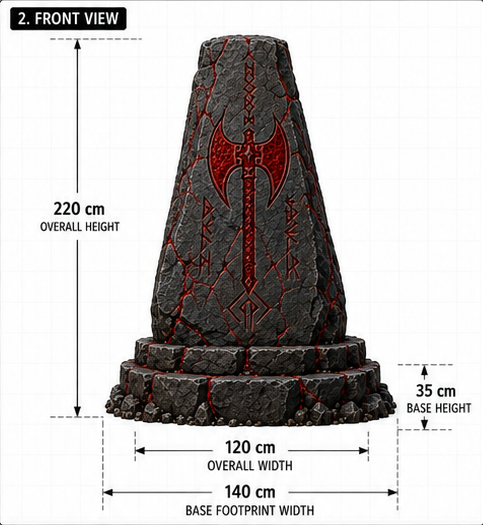
#> input picture docs/assets/blueprints/SM_GIA_BloodAxeCairnstone_A005/panels/STEP_03/SM_GIA_BloodAxeCairnstone_A005_STEP_03_FRONT.png, 483 x 525 px
$ python audit_bloodaxe_cairnstone_a005_a06_exterior_edges.py
#> lines starting #> are read from the running program, lines starting #| are printed output that depends on the picture
#!/usr/bin/env python3
"""Record the A005/A06 exterior-edge-only base measurement authority.

The audit distinguishes visible component exterior edges from the older
CL-002/CL-003 alignment/contact witnesses.  It creates exact marks only: no
filled contour, fitted curve, smoothing envelope, or geometry.
"""

from __future__ import annotations

import hashlib
import json
from fractions import Fraction
from pathlib import Path

from PIL import Image, ImageDraw, ImageFont


ROOT = Path(__file__).resolve().parents[2]
ASSET = ROOT / "docs/assets/blueprints/SM_GIA_BloodAxeCairnstone_A005"
PANELS = ASSET / "panels/STEP_03"
OUTPUT_JSON = ASSET / "manifests/VISUAL_CORRECTION_A06_EXTERIOR_EDGE_AUDIT.json"
OUTPUT_MD = ASSET / "steps/VISUAL_CORRECTION_A06_MEASUREMENT_GATE.md"
BOARD = (
    ROOT
    / "Saved/Automation/DCC/SM_GIA_BloodAxeCairnstone_A005/Production/"
    "VisualCorrection_A06_Measurement/"
    "SM_GIA_BloodAxeCairnstone_A005_A06_EXTERIOR_EDGE_MEASUREMENT_ONLY_REVIEW.png"
)

PANEL_RECORDS = {
    "front": {
        "path": PANELS / "SM_GIA_BloodAxeCairnstone_A005_STEP_03_FRONT.png",
        "sha256": "262071198bc0d409e9b68af5ac4f3c6a4768a90b1fd199342035a8a82342c2c5",
    },
    "left": {
        "path": PANELS / "SM_GIA_BloodAxeCairnstone_A005_STEP_03_LEFT.png",
        "sha256": "52212ba783d026a008929e3946cac934281de7d2daec2ada316205059258cba4",
    },
    "top": {
        "path": PANELS / "SM_GIA_BloodAxeCairnstone_A005_STEP_03_TOP.png",
        "sha256": "1bc9750b903a3d9e5689bee3c2c1c7094ccd554c361ff622aa9065d2c5287fdf",
    },
}

# Exact visible outside limits selected from the source-owned top panel.
# These are not CL-002/CL-003 alignment/contact samples.  Horizontal and
# vertical extrema are kept as separate observations; no contour is closed.
TOP_EXTENTS = {
    "C002": {
        "x": {"negative": [48, 160], "positive": [232, 160]},
        "y": {"positive": [140, 52], "negative": [140, 245]},
        "classification": "visible component exterior edge over lower course",
    },
    "C003": {
        "x": {"negative": [35, 160], "positive": [239, 160]},
        "y": {"positive": [140, 38], "negative": [140, 257]},
        "classification": "visible component exterior edge over peripheral apron",
    },
    "C004": {
        "x": {"negative": [31, 160], "positive": [239, 160]},
        "y": {"positive": [140, 31], "negative": [140, 260]},
        "classification": "visible outer silhouette against source paper",
    },
}

# Multiple owner-view exterior silhouettes are retained as cross-checks.  The
#ir projected row widths change with Z and therefore do not replace the
# top-owned maximum plan extents.
OWNER_VIEW_CROSSCHECKS = {
    "front": {
        "C002": [
            {"row": 345, "left": 135, "right_exclusive": 366},
            {"row": 355, "left": 134, "right_exclusive": 366},
            {"row": 360, "left": 127, "right_exclusive": 372},
        ],
        "C003": [
            {"row": 375, "left": 120, "right_exclusive": 381},
            {"row": 385, "left": 115, "right_exclusive": 388},
            {"row": 390, "left": 111, "right_exclusive": 388},
        ],
    },
    "left": {
        "C002": [
            {"row": 240, "left": 154, "right_exclusive": 306},
            {"row": 250, "left": 153, "right_exclusive": 308},
            {"row": 255, "left": 152, "right_exclusive": 308},
        ],
        "C003": [
            {"row": 265, "left": 133, "right_exclusive": 327},
            {"row": 275, "left": 133, "right_exclusive": 327},
            {"row": 280, "left": 133, "right_exclusive": 327},
        ],
    },
}


def sha256(path: Path) -> str:
    digest = hashlib.sha256()
    with path.open("rb") as handle:
        for block in iter(lambda: handle.read(1024 * 1024), b""):
            digest.update(block)
    return digest.hexdigest()


def fraction_record(value: Fraction) -> dict:
    return {
        "exact": f"{value.numerator}/{value.denominator}",
        "decimal": round(float(value), 6),
    }


def font(size: int, bold: bool = False):
    name = "DejaVuSans-Bold.ttf" if bold else "DejaVuSans.ttf"
    path = Path("/usr/share/fonts/truetype/dejavu") / name
    try:
        return ImageFont.truetype(str(path), size=size)
    except OSError:
        return ImageFont.load_default()


def draw_cross(draw: ImageDraw.ImageDraw, x: int, y: int, color, radius: int = 5):
    draw.line((x - radius, y, x + radius, y), fill=color, width=1)
    draw.line((x, y - radius, x, y + radius), fill=color, width=1)


def endpoint_record(image: Image.Image, coordinate: list[int]) -> dict:
    return {"pixel_local": coordinate, "source_rgb": list(image.getpixel(tuple(coordinate)))}


def main() -> int:
    images = {}
    panel_authority = {}
    for name, record in PANEL_RECORDS.items():
        actual = sha256(record["path"])
        if actual != record["sha256"]:
            raise RuntimeError(f"{name} panel hash mismatch")
        images[name] = Image.open(record["path"]).convert("RGB")
        panel_authority[name] = {
            "path": str(record["path"].relative_to(ROOT)),
            "expected_sha256": record["sha256"],
            "actual_sha256": actual,
            "hash_match": True,
            "size_px": list(images[name].size),
        }

    top_records = {}
    top_image = images["top"]
    for component, axes in TOP_EXTENTS.items():
        x_negative = axes["x"]["negative"]
        x_positive = axes["x"]["positive"]
        y_positive = axes["y"]["positive"]
        y_negative = axes["y"]["negative"]
        top_records[component] = {
            "classification": axes["classification"],
            "x": {
                "negative": endpoint_record(top_image, x_negative),
                "positive": endpoint_record(top_image, x_positive),
                "span_px": x_positive[0] - x_negative[0],
            },
            "y": {
                "positive": endpoint_record(top_image, y_positive),
                "negative": endpoint_record(top_image, y_negative),
                "span_px": y_negative[1] - y_positive[1],
            },
            "closed_contour_created": False,
            "filled_region_created": False,
            "curve_fit_created": False,
        }
#> after the loop, top_records = 3 items

    c004_x = top_records["C004"]["x"]["span_px"]
#> c004_x = 208
    c004_y = top_records["C004"]["y"]["span_px"]
#> c004_y = 229
    dimensions = {}
    for component in ("C002", "C003"):
        width = Fraction(top_records[component]["x"]["span_px"] * 140, c004_x)
        depth = Fraction(top_records[component]["y"]["span_px"] * 110, c004_y)
        dimensions[component] = {
            "maximum_footprint_cm": [fraction_record(width), fraction_record(depth)],
            "formula": {
                "width": f"140 * {top_records[component]['x']['span_px']} / {c004_x}",
                "depth": f"110 * {top_records[component]['y']['span_px']} / {c004_y}",
            },
            "basis": "same-top-panel ratio of verified component exterior span to verified C004 outer silhouette span",
        }
#> after the loop, dimensions = 2 items

    crosschecks = {}
    for view, components in OWNER_VIEW_CROSSCHECKS.items():
        image = images[view]
        crosschecks[view] = {}
        for component, rows in components.items():
            crosschecks[view][component] = []
            for row in rows:
                left = row["left"]
                right = row["right_exclusive"] - 1
                crosschecks[view][component].append(
                    {
                        **row,
                        "span_px": row["right_exclusive"] - left,
                        "left_rgb": list(image.getpixel((left, row["row"]))),
                        "right_rgb": list(image.getpixel((right, row["row"]))),
                        "classification": "visible exterior silhouette row; cross-check only",
                    }
                )
#> after the loop, crosschecks = 2 items

    output = {
        "schema": "aerathea.visual_correction_a06_exterior_edge_audit.v1",
        "asset_id": "SM_GIA_BloodAxeCairnstone_A005",
        "audit_id": "A005-CR-VISUAL-CORRECTION-A06-EXTERIOR-EDGE-A01",
        "date": "2026-07-21",
        "status": "pass_authoritative_exterior_edge_measurement",
        "artifact_classification": "authoritative measurement record",
        "decision": "authoritative exterior-edge measurement record ready for A06 contract",
        "authority": {
            "handoff": "steps/VISUAL_CORRECTION_A05_VISUAL_REJECTION_A06_RESTART_HANDOFF.md",
            "flamestrike_authority": "full approval and authority to continue correcting the base geometry and present the completed image",
            "source_panels": panel_authority,
            "approved_overall_footprint_cm": [140, 110],
        },
        "controls": {
            "alignment_contact_spans_used_as_outer_dimensions": False,
            "geometry_created": False,
            "candidate_fill_created": False,
            "inferred_overlay_created": False,
            "closed_contour_created": False,
            "curve_or_oval_fit_created": False,
            "source_modified": False,
            "color_grading_performed": False,
        },
        "top_exterior_edge_records": top_records,
        "owner_view_crosschecks": crosschecks,
        "derived_physical_footprints": dimensions,
        "superseded_a05_footprints_cm": {
            "C002": [119.097222, 77.647059],
            "C003": [134.652778, 96.561086],
        },
        "review_board": str(BOARD.relative_to(ROOT)),
    }

    BOARD.parent.mkdir(parents=True, exist_ok=True)
    board = Image.new("RGB", (1900, 1120), (246, 245, 242))
    draw = ImageDraw.Draw(board)
    draw.text((40, 24), "A005 / A06 EXTERIOR-EDGE MEASUREMENT-ONLY AUDIT", fill=(25, 25, 25), font=font(30, True))
    draw.text((40, 64), "EXACT SOURCE PIXELS + EXACT MARKS ONLY — NO FILLS, FITTED CURVES, SMOOTHED ENVELOPES, OR GEOMETRY", fill=(145, 18, 18), font=font(18, True))

    colors = {"C002": (255, 145, 0), "C003": (0, 175, 215), "C004": (0, 135, 235)}
    top_scaled = top_image.resize((top_image.width * 2, top_image.height * 2), Image.NEAREST)
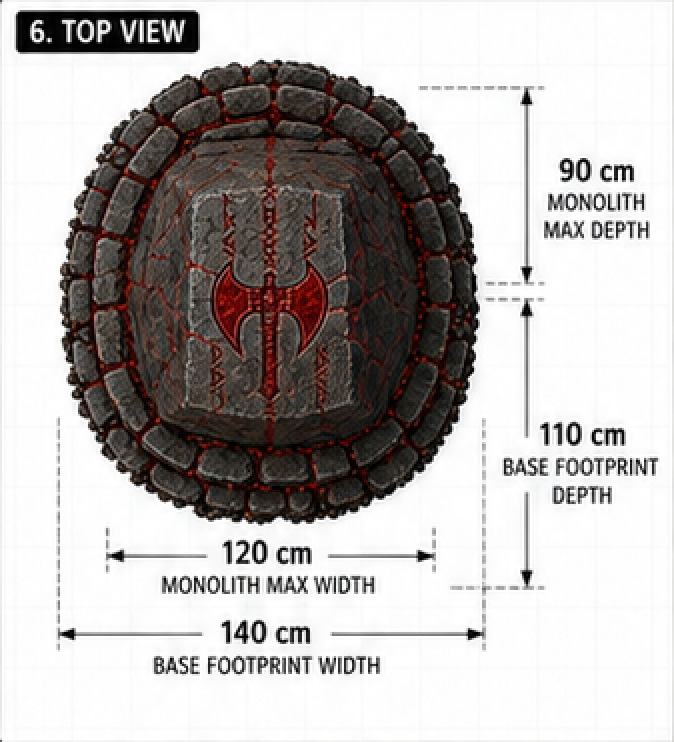
#> top_scaled: PIL image 674x742 RGB; mean R, G, B 183.2, 178.9, 177.4
    board.paste(top_scaled, (40, 105))
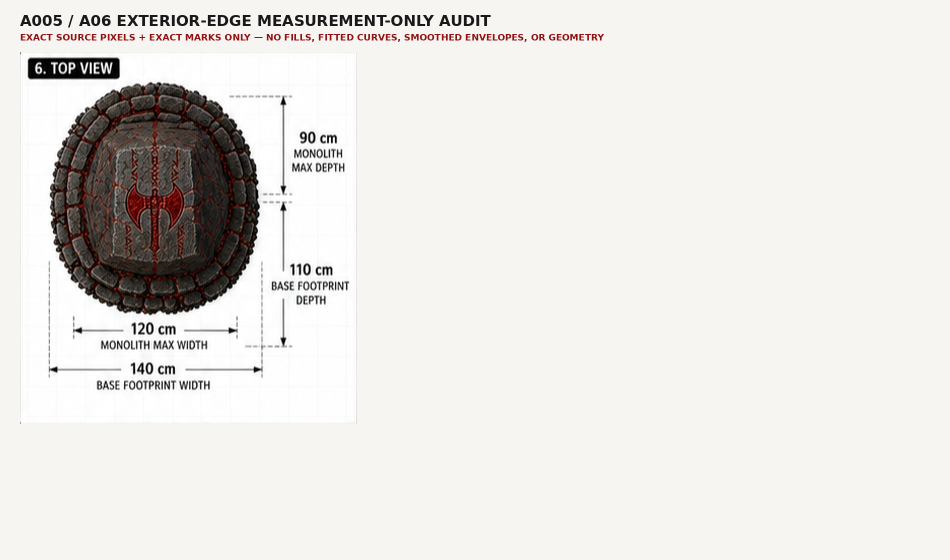
#> board: PIL image 1900x1120 RGB (shown at 1/2 size); mean R, G, B 229.9, 227.8, 225.2
    for component, record in top_records.items():
        color = colors[component]
        for axis in ("x", "y"):
            for role in ("negative", "positive"):
                point = record[axis][role]["pixel_local"]
                draw_cross(draw, 40 + point[0] * 2, 105 + point[1] * 2, color, 8)
#> this loop made 3 passes
#> (component, color) on passes 1 to 3: ('C002', (255, 145, 0)), ('C003', (0, 175, 215)), ('C004', (0, 135, 235))

    front_scaled = images["front"].resize((483, 525), Image.NEAREST)
#> front_scaled is the input picture: PIL image 483x525 RGB; mean R, G, B 195.9, 192.6, 191.6
    left_scaled = images["left"].resize((484, 401), Image.NEAREST)
    board.paste(front_scaled, (760, 105))
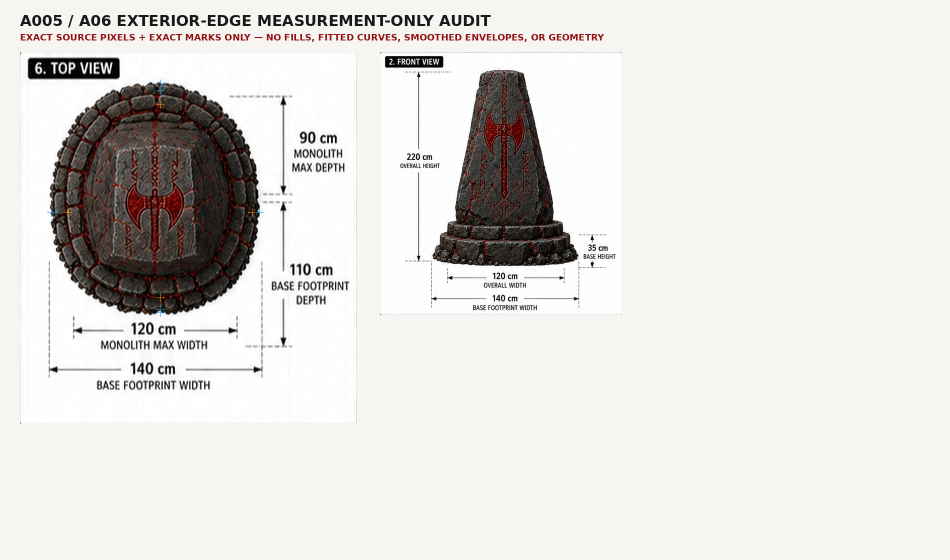
#> board: PIL image 1900x1120 RGB (shown at 1/2 size); mean R, G, B 223.9, 221.5, 219.2
    board.paste(left_scaled, (1280, 105))
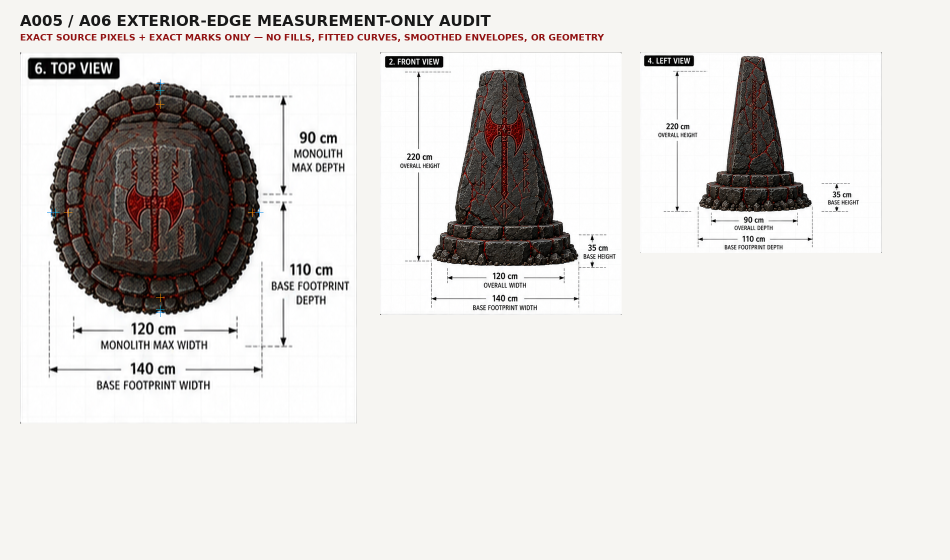
#> board: PIL image 1900x1120 RGB (shown at 1/2 size); mean R, G, B 220.8, 218.4, 216.2
    for view, origin in (("front", (760, 105)), ("left", (1280, 105))):
        for component, rows in crosschecks[view].items():
            for row in rows:
                draw_cross(draw, origin[0] + row["left"], origin[1] + row["row"], colors[component], 4)
                draw_cross(draw, origin[0] + row["right_exclusive"] - 1, origin[1] + row["row"], colors[component], 4)

    y = 880
    draw.text((40, y), "Exact-mark legend:", fill=(20, 20, 20), font=font(17, True))
    for index, component in enumerate(("C002", "C003", "C004")):
        x = 220 + index * 260
        draw.line((x, y + 10, x + 32, y + 10), fill=colors[component], width=4)
        draw.text((x + 42, y), f"{component} exterior", fill=(20, 20, 20), font=font(17))
    y += 52
    for component in ("C002", "C003"):
        target = dimensions[component]["maximum_footprint_cm"]
        draw.text(
            (40, y),
            f"{component} exterior footprint: {target[0]['decimal']:.2f} x {target[1]['decimal']:.2f} cm",
            fill=(20, 20, 20),
            font=font(21, True),
        )
        y += 34
#> after the loop, y = 1000
    draw.text((40, y + 8), "A05 internal alignment/contact footprint values are superseded and are not reused.", fill=(145, 18, 18), font=font(18))
    draw.text((40, y + 42), "Decision: authoritative exterior-edge measurement record ready for A06 contract.", fill=(0, 105, 45), font=font(20, True))
    board.save(BOARD)
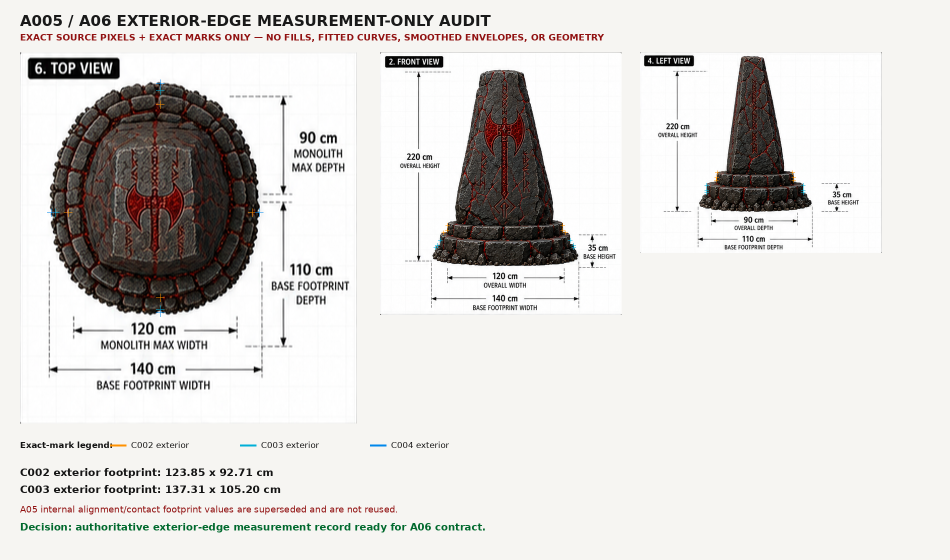
#> saved as SM_GIA_BloodAxeCairnstone_A005_A06_EXTERIOR_EDGE_MEASUREMENT_ONLY_REVIEW.png: PIL image 1900x1120 RGB (shown at 1/2 size); mean R, G, B 219.2, 216.9, 214.6

    output["review_board_sha256"] = sha256(BOARD)
    OUTPUT_JSON.write_text(json.dumps(output, indent=2) + "\n", encoding="utf-8")

    c002 = dimensions["C002"]["maximum_footprint_cm"]
#> c002 = 2 items
    c003 = dimensions["C003"]["maximum_footprint_cm"]
#> c003 = 2 items
    OUTPUT_MD.write_text(
        "\n".join(
            [
                "# A005 Visual Correction A06 Exterior-Edge Measurement Gate",
                "",
                "Status: `authoritative exterior-edge measurement record ready for A06 contract`",
                "",
                "Artifact classification: `authoritative measurement record`",
                "",
                "Date: 2026-07-21",
                "",
                "## Decision",
                "",
                "The top-owned outside limits of C002 and C003 are separately identified from the older internal CL-002/CL-003 alignment/contact witnesses. The exterior spans are sufficient for a bounded A06 correction contract.",
                "",
                "## Controlling Exterior Dimensions",
                "",
                f"- C002: `{c002[0]['decimal']:.6f} x {c002[1]['decimal']:.6f} cm` from exact ratios `{dimensions['C002']['formula']['width']}` and `{dimensions['C002']['formula']['depth']}`.",
                f"- C003: `{c003[0]['decimal']:.6f} x {c003[1]['decimal']:.6f} cm` from exact ratios `{dimensions['C003']['formula']['width']}` and `{dimensions['C003']['formula']['depth']}`.",
                "- C004 remains the approved `140 x 110 cm` outside footprint.",
                "- A05 values `119.097222 x 77.647059 cm` and `134.652778 x 96.561086 cm` remain invalid and superseded.",
                "",
                "## Controls",
                "",
                "No candidate fill, contour closure, fitted curve, smoothed envelope, geometry, UV change, source edit, or color grade was created. Front/left exterior silhouette rows are cross-checks only; they do not replace the top-owned maximum plan extents.",
                "",
                "## Evidence",
                "",
                f"- Audit: `{OUTPUT_JSON.relative_to(ASSET)}`",
                f"- Review board: `{BOARD.relative_to(ROOT)}`",
                f"- Board SHA-256: `{output['review_board_sha256']}`",
                "",
                "## Next Gate",
                "",
                "A06 may replace only the quarantined A05 C002/C003 footprint dimensions, preserve the exact A04 plinth, retain the improved A05 oval masonry treatment as reference only, and end at one audited DCC review image. Unreal and Step 17 remain unauthorized.",
                "",
            ]
        ),
        encoding="utf-8",
    )
    print(json.dumps({"decision": output["decision"], "dimensions": dimensions, "board": str(BOARD)}, indent=2))
#> (printed output is left out)
    return 0


if __name__ == "__main__":
    raise SystemExit(main())
#> (the program exits here)
